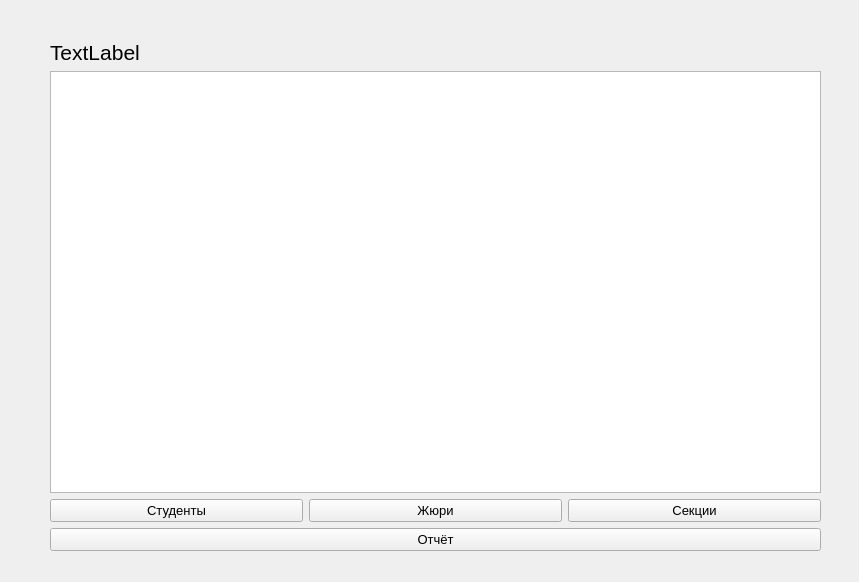
<?xml version="1.0" encoding="UTF-8"?>
<ui version="4.0">
 <class>Form</class>
 <widget class="QWidget" name="Form">
  <property name="geometry">
   <rect>
    <x>0</x>
    <y>0</y>
    <width>859</width>
    <height>582</height>
   </rect>
  </property>
  <property name="windowTitle">
   <string>Студенты</string>
  </property>
  <widget class="QWidget" name="verticalLayoutWidget">
   <property name="geometry">
    <rect>
     <x>50</x>
     <y>40</y>
     <width>771</width>
     <height>511</height>
    </rect>
   </property>
   <layout class="QVBoxLayout" name="verticalLayout">
    <item>
     <widget class="QLabel" name="name_lbl">
      <property name="font">
       <font>
        <family>Segoe UI</family>
        <pointsize>16</pointsize>
       </font>
      </property>
      <property name="text">
       <string>TextLabel</string>
      </property>
     </widget>
    </item>
    <item>
     <widget class="QTableWidget" name="table">
      <property name="font">
       <font>
        <family>Segoe UI</family>
        <pointsize>10</pointsize>
       </font>
      </property>
     </widget>
    </item>
    <item>
     <layout class="QHBoxLayout" name="horizontalLayout_2">
      <item>
       <widget class="QPushButton" name="student_btn">
        <property name="font">
         <font>
          <family>Segoe UI</family>
          <pointsize>10</pointsize>
         </font>
        </property>
        <property name="text">
         <string>Студенты</string>
        </property>
       </widget>
      </item>
      <item>
       <widget class="QPushButton" name="jury_btn">
        <property name="font">
         <font>
          <family>Segoe UI</family>
          <pointsize>10</pointsize>
         </font>
        </property>
        <property name="text">
         <string>Жюри</string>
        </property>
       </widget>
      </item>
      <item>
       <widget class="QPushButton" name="sec_btn">
        <property name="font">
         <font>
          <family>Segoe UI</family>
          <pointsize>10</pointsize>
         </font>
        </property>
        <property name="text">
         <string>Секции</string>
        </property>
       </widget>
      </item>
     </layout>
    </item>
    <item>
     <widget class="QPushButton" name="res_btn">
      <property name="font">
       <font>
        <family>Segoe UI</family>
        <pointsize>10</pointsize>
       </font>
      </property>
      <property name="text">
       <string>Отчёт</string>
      </property>
     </widget>
    </item>
   </layout>
  </widget>
 </widget>
 <resources/>
 <connections/>
</ui>
